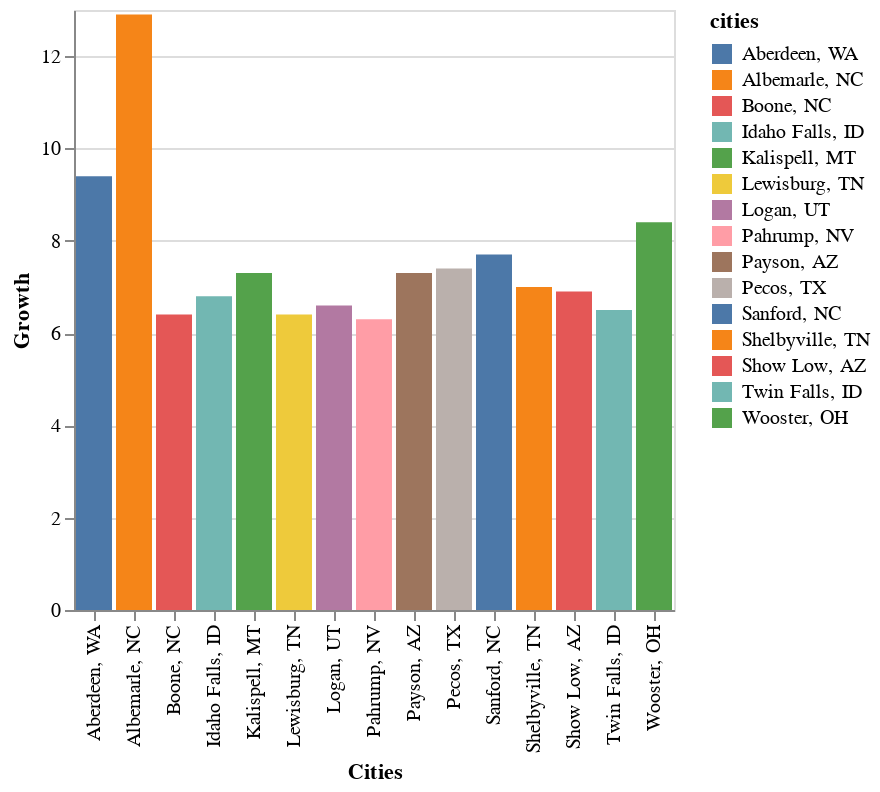

Write notebook code for a chart like this one.
### Code cell
alt.Chart(metro_data_max).mark_bar().encode(
    x=alt.X('cities:N', axis=alt.Axis(title='Cities')),
    y=alt.Y('2023-08-31:Q', axis=alt.Axis(title='Growth')),
    color = 'cities'
)

### Figure 1 — Vega-Lite specification as saved in the notebook (floating-point values rounded to 4 significant figures)
{"config": {"view": {"continuousWidth": 400, "continuousHeight": 300}}, "data": {"name": "data-f94a54210a5e69b83597917fa4f85ca6"}, "mark": "bar", "encoding": {"color": {"field": "cities", "type": "nominal"}, "x": {"axis": {"title": "Cities"}, "field": "cities", "type": "nominal"}, "y": {"axis": {"title": "Growth"}, "field": "2023-08-31", "type": "quantitative"}}, "$schema": "https://vega.github.io/schema/vega-lite/v4.17.0.json", "datasets": {"data-f94a54210a5e69b83597917fa4f85ca6": [{"cities": "Albemarle, NC", "2023-08-31": 12.9}, {"cities": "Aberdeen, WA", "2023-08-31": 9.4}, {"cities": "Wooster, OH", "2023-08-31": 8.4}, {"cities": "Sanford, NC", "2023-08-31": 7.7}, {"cities": "Pecos, TX", "2023-08-31": 7.4}, {"cities": "Payson, AZ", "2023-08-31": 7.3}, {"cities": "Kalispell, MT", "2023-08-31": 7.3}, {"cities": "Shelbyville, TN", "2023-08-31": 7.0}, {"cities": "Show Low, AZ", "2023-08-31": 6.9}, {"cities": "Idaho Falls, ID", "2023-08-31": 6.8}, {"cities": "Logan, UT", "2023-08-31": 6.6}, {"cities": "Twin Falls, ID", "2023-08-31": 6.5}, {"cities": "Lewisburg, TN", "2023-08-31": 6.4}, {"cities": "Boone, NC", "2023-08-31": 6.4}, {"cities": "Pahrump, NV", "2023-08-31": 6.3}]}}
